Frame 1 (no input): blank canvas, image omitted
Frame 60 (no input): blank canvas, image omitted
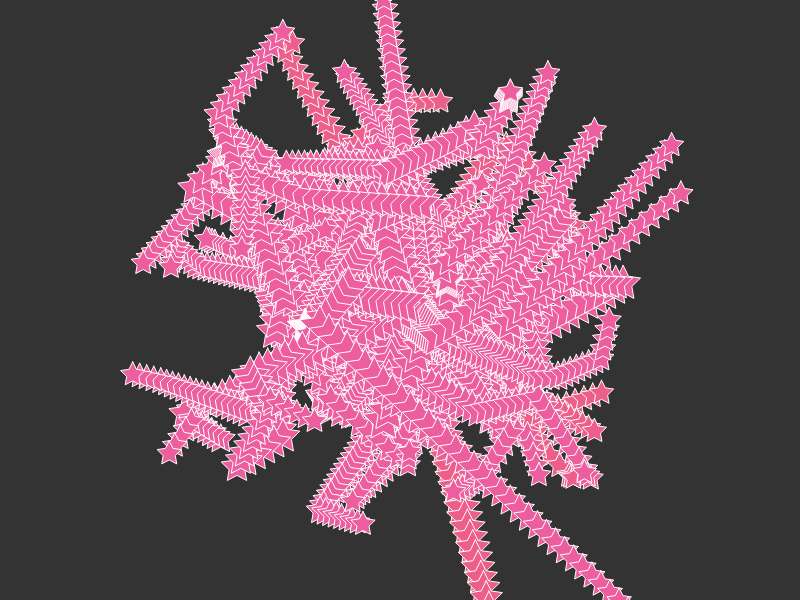
Frame 120 (the mouse pressed at the canvas centre since frame 60)

The p5.js sketch whose frames 1 and 60 were blank and that drew this single picture after the mouse press (run headless with seeded random() and noise() and a simulated clock; from frame 60 on, the mouse is pressed at the canvas centre):

// p5.js sketch
// ── sketch.js
let tono;

function setup() {
createCanvas(800, 600);
colorMode(HSL);
tono = random(320, 350);
background(20);
}

function draw() {
    if (mouseIsPressed) {
        stroke(100);
        fill(tono, 80, 65);
        let x = mouseX;
        let y = mouseY;
        let dx = 2;
        let dy = 2;
        for (let i = 0; i < 50; i++) {
            x = x + dx;
            y = y + dy;
            let dimensione = 50 - i / 2;
            beginShape();
            for (let punta = 0; punta < 10; punta++) {
                let angolo = -HALF_PI + punta * TWO_PI / 10;
                let raggio = punta % 2 === 0 ? dimensione / 2 : dimensione / 4;
                vertex(x + cos(angolo) * raggio, y + sin(angolo) * raggio);
            }
            endShape(CLOSE);
            if (random() < 0.1) {
                dx = random(-10, 10);
                dy = random(-10, 10);
            }
        }
        if (random() < 0.02) {
            tono = random(320, 350);
        }
    }
}
